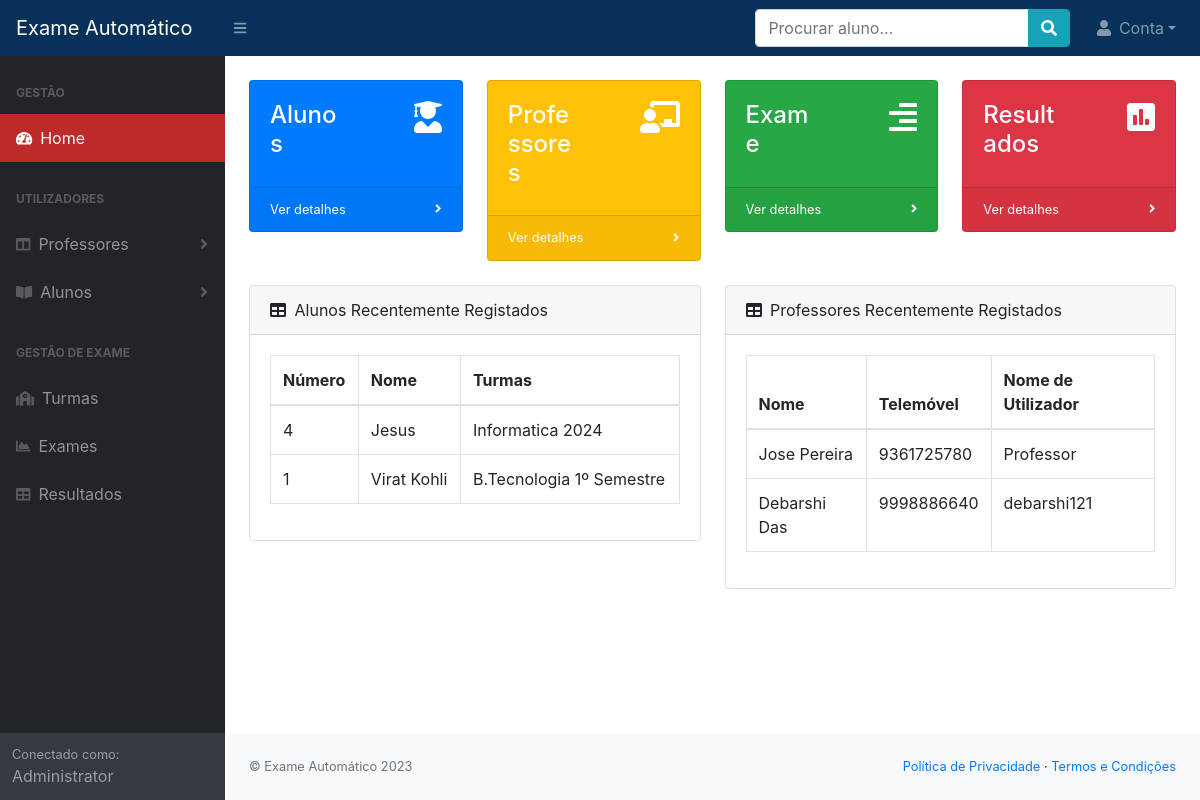
/admin/index.php (signed in), run on the app's committed database.
### tables this page shows
CREATE TABLE `alunos` (
  `id` int(11) NOT NULL,
  `nome` varchar(255) NOT NULL,
  `id_turma` int(11) NOT NULL,
  `numero_aluno` varchar(255) NOT NULL,
  `nome_utilizador` varchar(255) NOT NULL,
  `password` varchar(255) NOT NULL,
  `avatar` varchar(255) DEFAULT NULL
);

CREATE TABLE `turmas` (
  `id` int(11) NOT NULL,
  `nome` varchar(255) NOT NULL
);

CREATE TABLE `professors` (
  `id` int(11) NOT NULL,
  `nome` varchar(255) NOT NULL,
  `telemovel` varchar(15) NOT NULL,
  `nome_utilizador` varchar(20) NOT NULL,
  `password` varchar(255) NOT NULL,
  `avatar` varchar(255) DEFAULT NULL
);

### includes/funcoes.php (called while the page is built, shortened)
<?php
require_once('db.php');
function loggedAdmin()
{
    if (isset($_SESSION['id_utilizador'])) {
        global $conn;
        $id_utilizador = $_SESSION['id_utilizador'];
        $stmt = $conn->prepare("SELECT * FROM admins WHERE id = ? LIMIT 1");
        $stmt->bind_param('i', $id_utilizador);
        $stmt->execute();
        $resultado = $stmt->get_result();
        if ($resultado) {
            $row = $resultado->fetch_assoc();
            return $row;
        } else {
            return false;
        }
    }
}
function alunosRecentes()
{
    global $conn;
    $rows = array();
    $stmt = $conn->prepare("SELECT alunos.*, turmas.nome AS nome_turma FROM alunos INNER JOIN turmas ON alunos.id_turma=turmas.id ORDER BY alunos.id DESC LIMIT 10");
    if ($stmt) {
        $stmt->execute();
        $resultado = $stmt->get_result();
        if ($resultado) {
            while ($row = $resultado->fetch_assoc()) {
                array_push($rows, $row);
            }
            return $rows;
        }
    }
    return false;
}
function recentesProfessores()
{
    global $conn;
    $rows = array();
    $stmt = $conn->prepare("SELECT * FROM professors ORDER BY id DESC LIMIT 10");
    if ($stmt) {
        $stmt->execute();
        $resultado = $stmt->get_result();
        if ($resultado) {
            while ($row = $resultado->fetch_assoc()) {
                array_push($rows, $row);
            }
            return $rows;
        }
    }
    return false;
}

### admin/index.php (the view, shortened to what this page needs)
<?php require_once('../includes/funcoes.php') ?>
<?php require_once('layouts/header.php') ?>
<?php require_once('layouts/navbar.php') ?>
<div id="layoutSidenav">
    <div id="layoutSidenav_nav">
        <?php require_once('layouts/sidebar.php') ?>
    </div>
    <div id="layoutSidenav_content">
        <main>
            <div class="container-fluid">
                <div class="row mt-4">
                    <div class="col-xl-3 col-md-6">
                        <div class="card bg-primary text-white mb-4">
                            <div class="card-body">
                                <div class="row">
                                    <div class="col h4">
                                        Alunos
                                    </div>
                                    <div class="col d-flex justify-content-end">
                                        <i class="fas fa-user-graduate fa-2x"></i>
                                    </div>
                                </div>
                            </div>
                            <div class="card-footer d-flex align-items-center justify-content-between">
                                <a class="small text-white stretched-link" href="ver_aluno.php">Ver detalhes</a>
                                <div class="small text-white"><i class="fas fa-angle-right"></i></div>
                            </div>
                        </div>
                    </div>
                    <div class="col-xl-3 col-md-6">
                        <div class="card bg-warning text-white mb-4">
                            <div class="card-body">
                                <div class="row">
                                    <div class="col h4">
                                        Professores
                                    </div>
                                    <div class="col d-flex justify-content-end">
                                        <i class="fas fa-chalkboard-teacher fa-2x"></i>
                                    </div>
                                </div>
                            </div>
                            <div class="card-footer d-flex align-items-center justify-content-between">
                                <a class="small text-white stretched-link" href="ver_professor.php">Ver detalhes</a>
                                <div class="small text-white"><i class="fas fa-angle-right"></i></div>
                            </div>
                        </div>
                    </div>
                    <div class="col-xl-3 col-md-6">
                        <div class="card bg-success text-white mb-4">
                            <div class="card-body">
                                <div class="row">
                                    <div class="col h4">
                                        Exame
                                    </div>
                                    <div class="col d-flex justify-content-end">
                                        <i class="fas fa-align-right fa-2x"></i>
                                    </div>
                                </div>
                            </div>
                            <div class="card-footer d-flex align-items-center justify-content-between">
                                <a class="small text-white stretched-link" href="exame.php">Ver detalhes</a>
                                <div class="small text-white"><i class="fas fa-angle-right"></i></div>
                            </div>
                        </div>
                    </div>
                    <div class="col-xl-3 col-md-6">
                        <div class="card bg-danger text-white mb-4">
                            <div class="card-body">
                                <div class="row">
                                    <div class="col h4">
                                        Resultados
                                    </div>
                                    <div class="col d-flex justify-content-end">
                                        <i class="fas fa-poll fa-2x"></i>
                                    </div>
                                </div>
                            </div>
                            <div class="card-footer d-flex align-items-center justify-content-between">
                                <a class="small text-white stretched-link" href="resultados.php">Ver detalhes</a>
                                <div class="small text-white"><i class="fas fa-angle-right"></i></div>
                            </div>
                        </div>
                    </div>
                </div>
                <div class="row">
                    <div class="col-xl-6">
                        <div class="card mb-4">
                            <div class="card-header">
                                <i class="fas fa-table mr-1"></i>
                                Alunos Recentemente Registados
                            </div>
                            <div class="card-body">
                                <?php
                                $alunosRecentes = alunosRecentes();
                                $alunosRecentes = array_slice($alunosRecentes, 0, 6, true);
                                if (count($alunosRecentes)) {
                                ?>
                                    <table class="table table-hover table-bordered">
                                        <thead>
                                            <tr>
                                                <th scope="col">Número</th>
                                                <th scope="col">Nome</th>
                                                <th scope="col">Turmas</th>
                                            </tr>
                                        </thead>
                                        <tbody>
                                            <?php
                                            foreach ($alunosRecentes as $aluno) {
                                            ?>
                                                <tr>
                                                    <td><?php echo htmlspecialchars($aluno['numero_aluno'], ENT_QUOTES, 'UTF-8'); ?></td>
                                                    <td><?php echo htmlspecialchars($aluno['nome'], ENT_QUOTES, 'UTF-8'); ?></td>
                                                    <td><?php echo htmlspecialchars($aluno['nome_turma'], ENT_QUOTES, 'UTF-8'); ?></td>
                                                </tr>
                                            <?php
                                            }
                                            ?>
                                        </tbody>
                                    </table>
                                <?php
                                }
                                ?>
                            </div>
                        </div>
                    </div>
                    <div class="col-xl-6">
                        <div class="card mb-4">
                            <div class="card-header">
                                <i class="fas fa-table mr-1"></i>
                                Professores Recentemente Registados
                            </div>
                            <div class="card-body">
                                <?php
                                $recentesProfessores = recentesProfessores();
                                $recentesProfessores = array_slice($recentesProfessores, 0, 6, true);
                                if (count($recentesProfessores)) {
                                ?>
                                    <table class="table table-hover table-bordered">
                                        <thead>
                                            <tr>
                                                <th scope="col">Nome</th>
                                                <th scope="col">Telemóvel</th>
                                                <th scope="col">Nome de Utilizador</th>
                                            </tr>
                                        </thead>
                                        <tbody>
                                            <?php
                                            foreach ($recentesProfessores as $professor) {
                                            ?>
                                                <tr>
                                                    <td><?php echo htmlspecialchars($professor['nome'], ENT_QUOTES, 'UTF-8');  ?></td>
                                                    <td><?php echo htmlspecialchars($professor['telemovel'], ENT_QUOTES, 'UTF-8'); ?></td>
                                                    <td><?php echo htmlspecialchars($professor['nome_utilizador'], ENT_QUOTES, 'UTF-8'); ?></td>
                                                </tr>
                                            <?php
                                            }
                                            ?>
                                        </tbody>
                                    </table>
                                <?php
                                }
                                ?>
                            </div>
                        </div>
                    </div>
                </div>
            </div>
        </main>
        <?php require_once('layouts/footer.php') ?>
    </div>
</div>
<?php require_once('layouts/fim.php') ?>

### admin/layouts/sidebar.php (shortened to what this page needs)
<nav class="sb-sidenav accordion sb-sidenav-dark" id="sidenavAccordion">
    <div class="sb-sidenav-menu">
        <div class="nav">
            <div class="sb-sidenav-menu-heading">Gestão</div>
            <a class="nav-link" href="index.php">
                <div class="sb-nav-link-icon"><i class="fas fa-tachometer-alt"></i></div>
                Home
            </a>
            <div class="sb-sidenav-menu-heading">Utilizadores</div>
            <a class="nav-link collapsed" href="#" data-toggle="collapse" data-target="#collapseLayouts" aria-expanded="false" aria-controls="collapseLayouts">
                <div class="sb-nav-link-icon"><i class="fas fa-columns"></i></div>
                Professores
                <div class="sb-sidenav-collapse-arrow"><i class="fas fa-angle-down"></i></div>
            </a>
            <a class="nav-link collapsed" href="#" data-toggle="collapse" data-target="#collapseStudent" aria-expanded="false" aria-controls="collapsePages">
                <div class="sb-nav-link-icon"><i class="fas fa-book-open"></i></div>
                Alunos
                <div class="sb-sidenav-collapse-arrow"><i class="fas fa-angle-down"></i></div>
            </a>
            <div class="sb-sidenav-menu-heading">Gestão de Exame</div>
            <a class="nav-link" href="turma.php">
                <div class="sb-nav-link-icon"><i class="fas fa-school"></i></div>
                Turmas
            </a>
            <a class="nav-link" href="exame.php">
                <div class="sb-nav-link-icon"><i class="fas fa-chart-area"></i></div>
                Exames
            </a>
            <a class="nav-link" href="resultados.php">
                <div class="sb-nav-link-icon"><i class="fas fa-table"></i></div>
                Resultados
            </a>
        </div>
    </div>
    <div class="sb-sidenav-footer">
        <div class="small">Conectado como:</div>
        <?php
            $admin = loggedAdmin();
            if($admin){
                echo htmlspecialchars($admin['nome'], ENT_QUOTES, 'UTF-8');
            }
        ?>
    </div>
</nav>

### admin/layouts/header.php (style rules this page uses)
.sb-sidenav-dark .sb-sidenav-menu .nav-link.active { color: #fff; background: #bd2a2a; }

### data on the page
alunos: numero_aluno "4", nome "Jesus", id_turma.nome "Informatica 2024"
alunos: numero_aluno "1", nome "Virat Kohli", id_turma.nome "B.Tecnologia 1º Semestre"
professors: nome "Jose Pereira", telemovel "9361725780", nome_utilizador "Professor"
professors: nome "Debarshi Das", telemovel "9998886640", nome_utilizador "debarshi121"

### other printed values
$admin['nome'] "Administrator"
